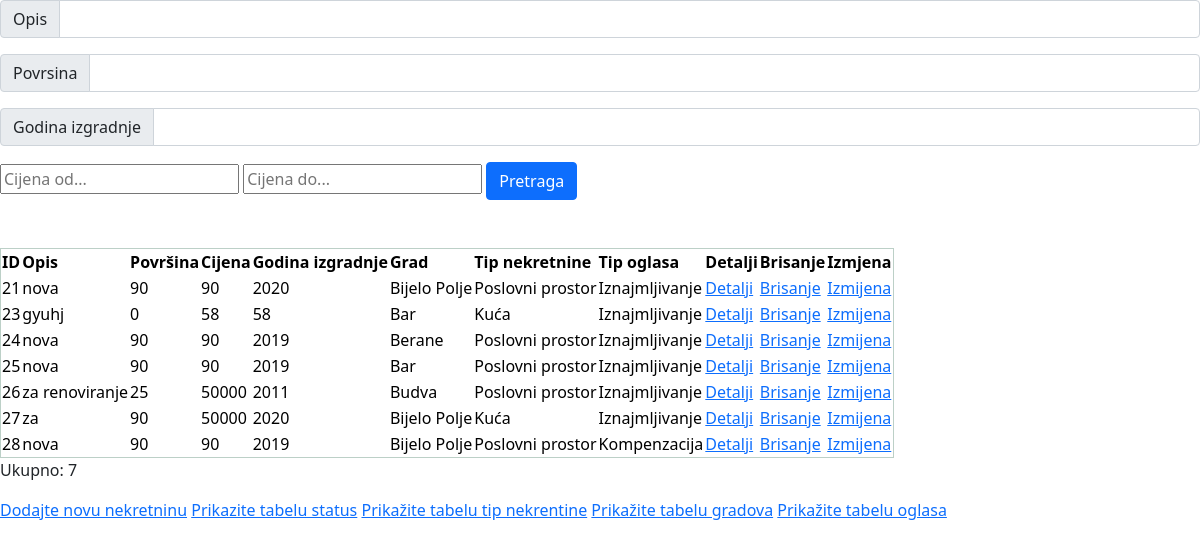
The page / on the database its author committed.
### tables this page shows
CREATE TABLE `nekretnina` (
  `id` int(11) NOT NULL,
  `povrsina` double NOT NULL,
  `cijena` double NOT NULL,
  `godina_izgradnje` int(11) NOT NULL,
  `opis` varchar(255) NOT NULL,
  `grad_id` int(11) DEFAULT NULL,
  `tip_nekretnine_id` int(11) DEFAULT NULL,
  `status_id` int(11) DEFAULT NULL,
  `tip_oglasa_id` int(11) DEFAULT NULL,
  `fotografija` varchar(255) DEFAULT NULL
);

CREATE TABLE `grad` (
  `id` int(11) NOT NULL,
  `ime` varchar(255) NOT NULL
);

CREATE TABLE `tip_nekretnine` (
  `id` int(11) NOT NULL,
  `tip` varchar(255) NOT NULL
);

CREATE TABLE `tip_oglasa` (
  `id` int(11) NOT NULL,
  `tip_oglasa` varchar(255) NOT NULL
);

### index.php (the view, shortened to what this page needs)
<?php
        include 'db.php';
        $where_arr[] = " 1 = 1 ";
            $where_str = implode("AND", $where_arr);
            $sql = "SELECT n.id, n.cijena, n.povrsina, g.ime, tn.tip, t_o.tip_oglasa, n.opis, n.godina_izgradnje
                    FROM nekretnina n, grad g, tip_nekretnine tn, tip_oglasa t_o
                    WHERE n.grad_id=g.id
                    AND n.tip_nekretnine_id=tn.id
                    AND n.tip_oglasa_id=t_o.id
                    AND $where_str" ;
              $res = mysqli_query($dbconn, $sql);
              $brojac = mysqli_num_rows($res);
?>
<!DOCTYPE html>
<html lang="en">
<head>
    <link href="https://cdn.jsdelivr.net/npm/bootstrap@5.0.0-beta2/dist/css/bootstrap.min.css" rel="stylesheet">
</head>
<body>
<form action="index.php" method="GET">
<div class="input-group mb-3">
  <span class="input-group-text" id="inputGroup-sizing-default">Opis</span>
  <input type="text" class="form-control" aria-label="Sizing example input" aria-describedby="inputGroup-sizing-default" name="opis">
</div>
<div class="input-group mb-3">
  <span class="input-group-text" id="inputGroup-sizing-default">Povrsina</span>
  <input type="text" class="form-control" aria-label="Sizing example input" aria-describedby="inputGroup-sizing-default" name="povrsina">
</div>
<div class="input-group mb-3">
  <span class="input-group-text" id="inputGroup-sizing-default">Godina izgradnje</span>
  <input type="text" class="form-control" aria-label="Sizing example input" aria-describedby="inputGroup-sizing-default" name="godina_izgradnje">
</div>
         <input type="number" name="cijenaod" placeholder="Cijena od...">
         <input type="number" name="cijenado" placeholder="Cijena do...">
         <button type="button" class="btn btn-primary">Pretraga</button>
</form>
    <br>
    <br>
<table border=1px; class="table-success">
        <thead>
          <tr>
            <th scope="col">ID</th>
            <th scope="col">Opis</th>
            <th scope="col">Površina</th>
            <th scope="col">Cijena</th>
            <th scope="col">Godina izgradnje</th>
            <th scope="col">Grad</th>
            <th scope="col">Tip nekretnine</th>
            <th scope="col">Tip oglasa</th>
            <th scope="col">Detalji</th>
            <th scope="col">Brisanje</th>
            <th scope="col">Izmjena</th>
          </tr>
        </thead>
        <tbody>
             <?php
                while ($row = mysqli_fetch_assoc($res)){
                    $id_temp = $row['id'];
                    $link1 = "<a href=\"nekretnina.php?id=$id_temp\">Detalji</a>";
                    $link2 = "<a href=\"izbrisi_nekretninu.php?id=$id_temp\">Brisanje</a>";
                    $link3 = "<a href=\"izmijeni_nekretninu.php?id=$id_temp\">Izmijena</a>";
                    echo "<tr>";
                    echo "<td>".$id_temp."</td>";
                    echo "<td>".$row['opis']."</td>";
                    echo "<td>".$row['povrsina']."</td>";
                    echo "<td>".$row['cijena']."</td>";
                    echo "<td>".$row['godina_izgradnje']."</td>";
                    echo "<td>".$row['ime']."</td>";
                    echo "<td>".$row['tip']."</td>";
                    echo "<td>".$row['tip_oglasa']."</td>";
                    echo "<td>".$link1."</td>";
                    echo "<td>".$link2."</td>";
                    echo "<td>".$link3."</td>";
                }
             ?>
        </tbody>
    </table>
    <p>Ukupno: <?=$brojac?></p>
    <a href="nova_nekretnina.php">Dodajte novu nekretninu</a>
    <a href="status.php">Prikazite tabelu status</a>
    <a href="tip_nekretnine.php">Prikažite tabelu tip nekrentine</a>
    <a href="grad.php">Prikažite tabelu gradova</a>
    <a href="tip_oglasa.php">Prikažite tabelu oglasa</a>
</body>
</html>

### rows shown on the page
nekretnina: id "21", opis "nova", povrsina "90", cijena "90", godina_izgradnje "2020", grad.ime "Bijelo Polje", tip_nekretnine.tip "Poslovni prostor", tip_oglasa.tip_oglasa "Iznajmljivanje"
nekretnina: id "23", opis "gyuhj", povrsina "0", cijena "58", godina_izgradnje "58", grad.ime "Bar", tip_nekretnine.tip "Kuća", tip_oglasa.tip_oglasa "Iznajmljivanje"
nekretnina: id "24", opis "nova", povrsina "90", cijena "90", godina_izgradnje "2019", grad.ime "Berane", tip_nekretnine.tip "Poslovni prostor", tip_oglasa.tip_oglasa "Iznajmljivanje"
nekretnina: id "25", opis "nova", povrsina "90", cijena "90", godina_izgradnje "2019", grad.ime "Bar", tip_nekretnine.tip "Poslovni prostor", tip_oglasa.tip_oglasa "Iznajmljivanje"
nekretnina: id "26", opis "za renoviranje", povrsina "25", cijena "50000", godina_izgradnje "2011", grad.ime "Budva", tip_nekretnine.tip "Poslovni prostor", tip_oglasa.tip_oglasa "Iznajmljivanje"
nekretnina: id "27", opis "za", povrsina "90", cijena "50000", godina_izgradnje "2020", grad.ime "Bijelo Polje", tip_nekretnine.tip "Kuća", tip_oglasa.tip_oglasa "Iznajmljivanje"
nekretnina: id "28", opis "nova", povrsina "90", cijena "90", godina_izgradnje "2019", grad.ime "Bijelo Polje", tip_nekretnine.tip "Poslovni prostor", tip_oglasa.tip_oglasa "Kompenzacija"

### other values the page prints
$brojac "7"
